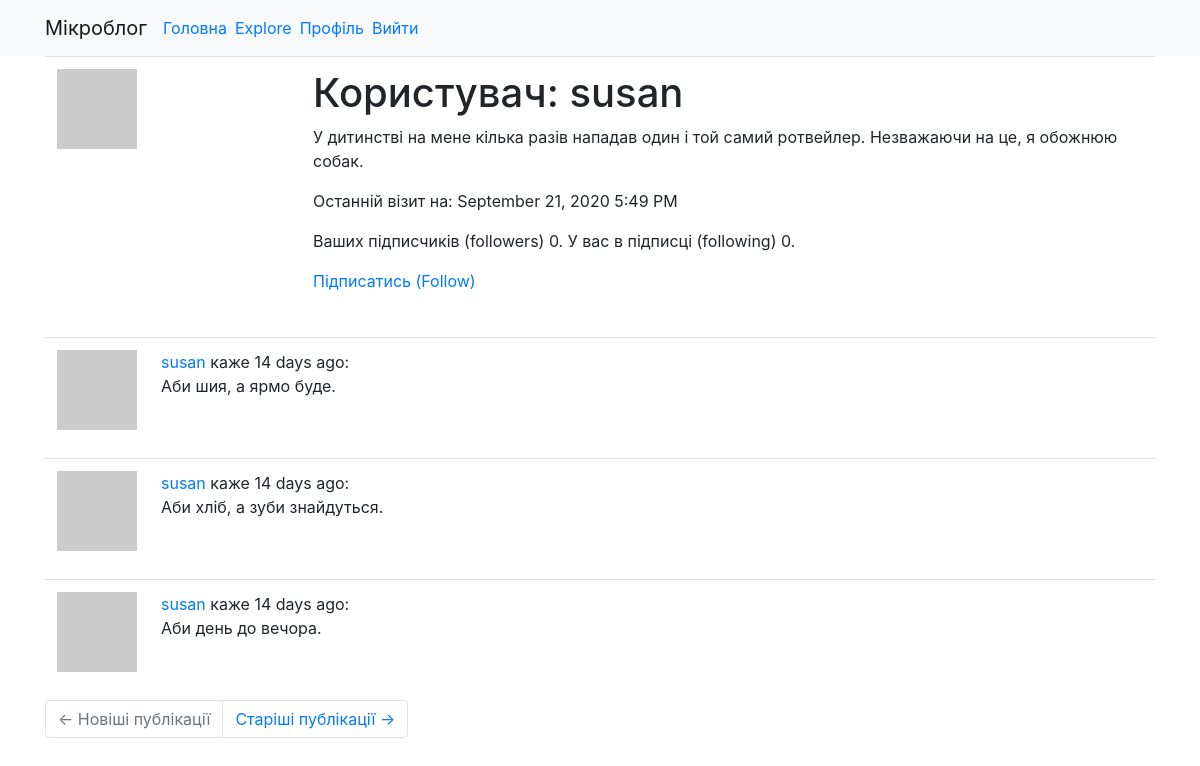
The app's page /user/susan (signed in), older data.
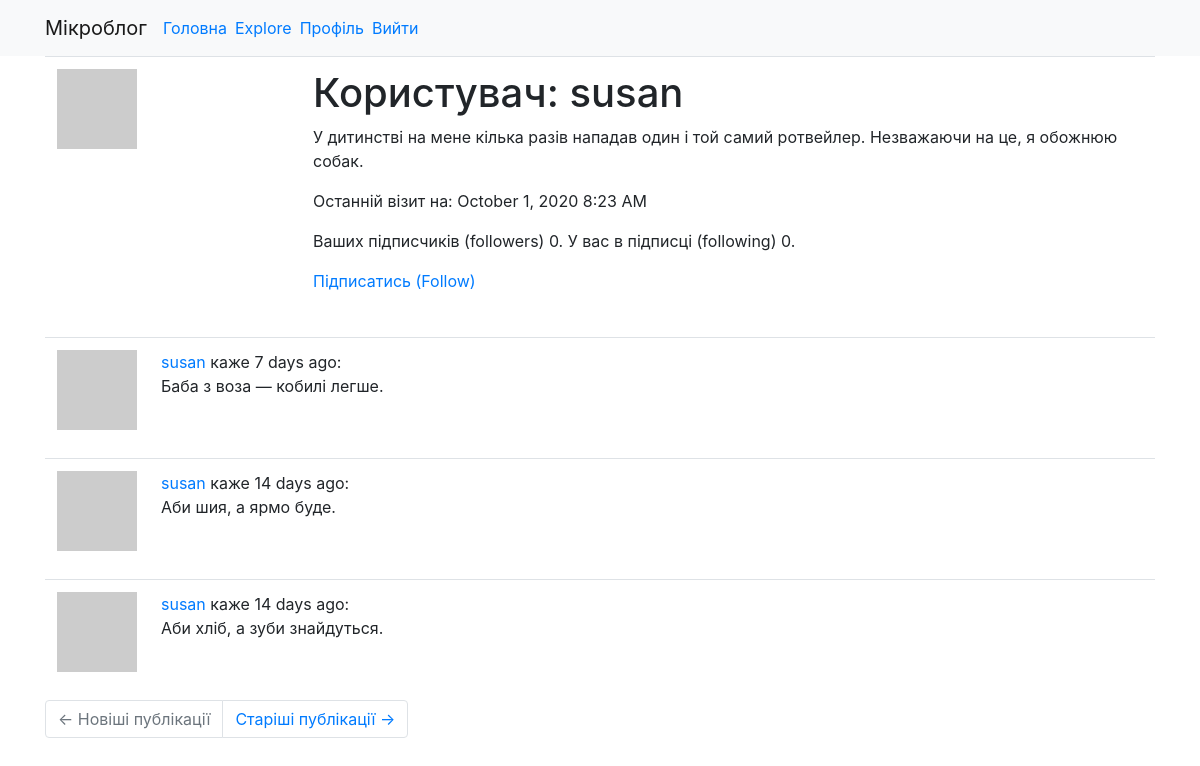
The same page, newer data.
### app/models.py (models this page shows, shortened)
class User(UserMixin, db.Model):
    id = db.Column(db.Integer, primary_key=True)
    username = db.Column(db.String(64), index=True, unique=True)
    email = db.Column(db.String(120), index=True, unique=True)
    password_hash = db.Column(db.String(128))
    posts = db.relationship('Post', backref='author', lazy='dynamic')
    about_me = db.Column(db.String(140))
    last_seen = db.Column(db.DateTime, default=datetime.utcnow)
    followed = db.relationship(
        'User', secondary=followers,
        primaryjoin=(followers.c.follower_id == id),
        secondaryjoin=(followers.c.followed_id == id),
        backref=db.backref('followers', lazy='dynamic'), lazy='dynamic')
    def avatar(self, size):
        digest = md5(self.email.lower().encode('utf-8')).hexdigest()
        return f'https://www.gravatar.com/avatar/{digest}?d=identicon&s={size}'
    def is_following(self, user):
        return self.followed.filter(
            followers.c.followed_id == user.id).count() > 0

class Post(db.Model):
    __searchable__ = ['body']
    id = db.Column(db.Integer, primary_key=True)
    body = db.Column(db.String(140))
    timestamp = db.Column(db.DateTime, index=True, default=datetime.utcnow)
    user_id = db.Column(db.Integer, db.ForeignKey('user.id'))

### app/main/routes.py (the view)
@bp.route('/user/<username>')
@login_required
def user(username):
    user = User.query.filter_by(username=username).first_or_404()
    page = request.args.get('page', 1, type=int)
    posts = user.posts.order_by(Post.timestamp.desc()).paginate(
        page, current_app.config['POSTS_PER_PAGE'], False)
    next_url = url_for('main.user', username=user.username, page=posts.next_num) \
        if posts.has_next else None
    prev_url = url_for('main.user', username=user.username, page=posts.prev_num) \
        if posts.has_prev else None
    return render_template('user.html', user=user, posts=posts.items, next_url=next_url, prev_url=prev_url)

### app/main/routes.py (called while the page is built)
@bp.before_app_request
def before_request():
    if current_user.is_authenticated:
        current_user.last_seen = datetime.utcnow()
        db.session.commit()

### app/models.py (called while the page is built)
@login.user_loader
def load_user(id):
    return User.query.get(int(id))

### app/templates/user.html
{% extends "base.html" %}
{% block content %}
<table class="table table-hover">
	<tr>
		<td width="256px"><img src="{{ user.avatar(256) }}"></td>
		<td>
			<h1>Користувач: {{ user.username }}</h1>
			{% if user.about_me %}<p>{{ user.about_me }}</p>{% endif %}
			{% if user.last_seen %}<p>Останній візит на: {{ moment(user.last_seen).format('LLL') }}</p>{%endif %}
			<p>Ваших підписчиків (followers) {{ user.followers.count() }}. У вас в підписці (following)
				{{ user.followed.count() }}.</p>
			{% if user == current_user %}
			<p><a href="{{ url_for('main.edit_profile') }}">Редагувати свій профіль</a></p>
			{% elif not current_user.is_following(user) %}
			<p><a href="{{ url_for('main.follow', username=user.username) }}">Підписатись (Follow)</a></p>
			{% else %}
			<p><a href="{{ url_for('main.unfollow', username=user.username) }}">Відписатись (Unfollow)</a></p>
			{% endif %}
		</td>
	</tr>
</table>
{% for post in posts %}
{% include '_post.html' %}
{% endfor %}
{% include 'page_navigation.html' %}
{% endblock %}

### app/templates/_post.html
<table class="table table-hover">
	<tr>
		<td width="70px">
			<a href="{{ url_for('main.user', username=post.author.username) }}">
				<img src="{{ post.author.avatar(70) }}">
			</a>
		</td>
		<td>
			<a href="{{ url_for('main.user', username=post.author.username) }}">
				{{ post.author.username }}
			</a> каже {{ moment(post.timestamp).fromNow() }}:
			<br>
			<span id="post{{ post.id }}">{{ post.body }}</span>
		</td>
	</tr>
</table>

Row changes from the older to the newer data that the page shows:
no longer on this page (row unchanged): Post: author.username "susan", timestamp "14 days ago", body "Аби день до вечора."
changed User "susan": last_seen "September 21, 2020 5:49 PM" → "October 1, 2020 8:23 AM"
added Post: author.username "susan", timestamp "7 days ago", body "Баба з воза — кобилі легше."
